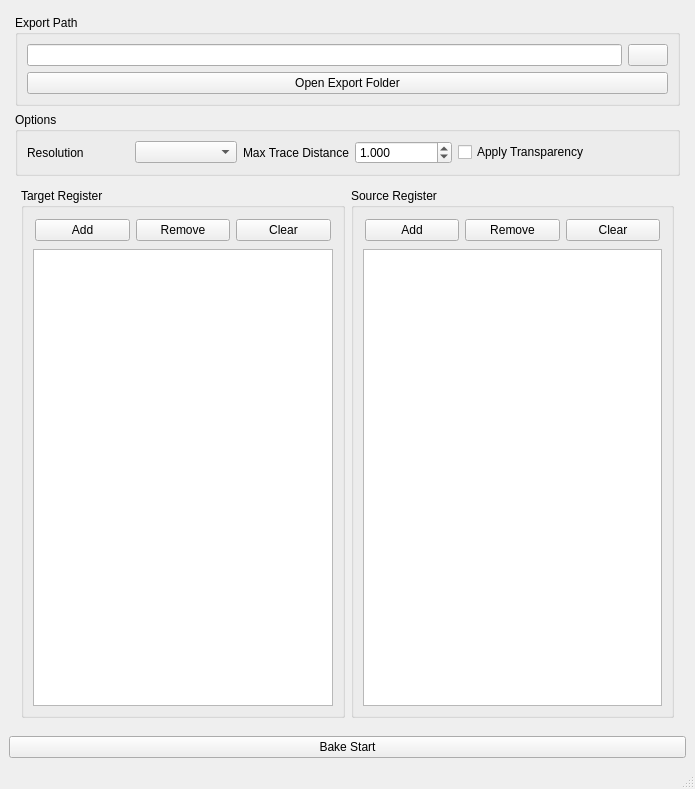
<?xml version="1.0" encoding="UTF-8"?>
<ui version="4.0">
 <class>MainWindow</class>
 <widget class="QMainWindow" name="MainWindow">
  <property name="geometry">
   <rect>
    <x>0</x>
    <y>0</y>
    <width>695</width>
    <height>789</height>
   </rect>
  </property>
  <property name="windowTitle">
   <string>MainWindow</string>
  </property>
  <widget class="QWidget" name="centralwidget">
   <layout class="QGridLayout" name="gridLayout_4">
    <item row="0" column="0">
     <layout class="QVBoxLayout" name="verticalLayout">
      <property name="leftMargin">
       <number>6</number>
      </property>
      <property name="topMargin">
       <number>6</number>
      </property>
      <property name="rightMargin">
       <number>6</number>
      </property>
      <property name="bottomMargin">
       <number>6</number>
      </property>
      <item>
       <widget class="QGroupBox" name="groupBox">
        <property name="title">
         <string>Export Path</string>
        </property>
        <layout class="QGridLayout" name="gridLayout">
         <item row="0" column="0">
          <layout class="QHBoxLayout" name="horizontalLayout">
           <item>
            <widget class="QLineEdit" name="exportPathlineEdit"/>
           </item>
           <item>
            <widget class="QPushButton" name="setExportPathPushButton">
             <property name="text">
              <string/>
             </property>
            </widget>
           </item>
          </layout>
         </item>
         <item row="1" column="0">
          <widget class="QPushButton" name="openExportFolderpushButton">
           <property name="text">
            <string>Open Export Folder</string>
           </property>
          </widget>
         </item>
        </layout>
       </widget>
      </item>
      <item>
       <widget class="QGroupBox" name="groupBox_4">
        <property name="title">
         <string>Options</string>
        </property>
        <layout class="QGridLayout" name="gridLayout_5">
         <item row="0" column="0">
          <layout class="QHBoxLayout" name="horizontalLayout_3">
           <item>
            <widget class="QLabel" name="label">
             <property name="text">
              <string>Resolution</string>
             </property>
            </widget>
           </item>
           <item>
            <widget class="QComboBox" name="exportResolutionComboBox"/>
           </item>
          </layout>
         </item>
         <item row="0" column="1">
          <layout class="QHBoxLayout" name="horizontalLayout_4">
           <item>
            <widget class="QLabel" name="label_2">
             <property name="text">
              <string>Max Trace Distance</string>
             </property>
            </widget>
           </item>
           <item>
            <widget class="QDoubleSpinBox" name="maxTraceDistanceDoubleSpinBox">
             <property name="decimals">
              <number>3</number>
             </property>
             <property name="minimum">
              <double>0.001000000000000</double>
             </property>
             <property name="maximum">
              <double>2.000000000000000</double>
             </property>
             <property name="singleStep">
              <double>0.001000000000000</double>
             </property>
             <property name="value">
              <double>1.000000000000000</double>
             </property>
            </widget>
           </item>
          </layout>
         </item>
         <item row="0" column="2">
          <widget class="QCheckBox" name="checkBox">
           <property name="text">
            <string>Apply Transparency</string>
           </property>
          </widget>
         </item>
        </layout>
       </widget>
      </item>
      <item>
       <layout class="QHBoxLayout" name="horizontalLayout_2">
        <property name="leftMargin">
         <number>6</number>
        </property>
        <property name="topMargin">
         <number>6</number>
        </property>
        <property name="rightMargin">
         <number>6</number>
        </property>
        <property name="bottomMargin">
         <number>6</number>
        </property>
        <item>
         <widget class="QGroupBox" name="groupBox_2">
          <property name="title">
           <string>Target Register</string>
          </property>
          <layout class="QGridLayout" name="gridLayout_2">
           <item row="0" column="0">
            <layout class="QHBoxLayout" name="horizontalLayout_7">
             <property name="leftMargin">
              <number>2</number>
             </property>
             <property name="topMargin">
              <number>2</number>
             </property>
             <property name="rightMargin">
              <number>2</number>
             </property>
             <property name="bottomMargin">
              <number>2</number>
             </property>
             <item>
              <widget class="QPushButton" name="targetRegisterAddPushButton">
               <property name="maximumSize">
                <size>
                 <width>16777215</width>
                 <height>16777215</height>
                </size>
               </property>
               <property name="text">
                <string>Add</string>
               </property>
              </widget>
             </item>
             <item>
              <widget class="QPushButton" name="targetRegisterRemovePushButton">
               <property name="text">
                <string>Remove</string>
               </property>
              </widget>
             </item>
             <item>
              <widget class="QPushButton" name="targetRegisterClearPushButton">
               <property name="enabled">
                <bool>true</bool>
               </property>
               <property name="maximumSize">
                <size>
                 <width>16777215</width>
                 <height>16777215</height>
                </size>
               </property>
               <property name="text">
                <string>Clear</string>
               </property>
              </widget>
             </item>
            </layout>
           </item>
           <item row="1" column="0">
            <widget class="QListWidget" name="targetRegisterListWidget">
             <property name="selectionMode">
              <enum>QAbstractItemView::ExtendedSelection</enum>
             </property>
            </widget>
           </item>
          </layout>
         </widget>
        </item>
        <item>
         <widget class="QGroupBox" name="groupBox_3">
          <property name="title">
           <string>Source Register</string>
          </property>
          <layout class="QGridLayout" name="gridLayout_3">
           <item row="1" column="0">
            <widget class="QListWidget" name="sourceRegisterListWidget">
             <property name="selectionMode">
              <enum>QAbstractItemView::ExtendedSelection</enum>
             </property>
            </widget>
           </item>
           <item row="0" column="0">
            <layout class="QHBoxLayout" name="horizontalLayout_8">
             <property name="leftMargin">
              <number>2</number>
             </property>
             <property name="topMargin">
              <number>2</number>
             </property>
             <property name="rightMargin">
              <number>2</number>
             </property>
             <property name="bottomMargin">
              <number>2</number>
             </property>
             <item>
              <widget class="QPushButton" name="sourceRegisterAddPushButton">
               <property name="maximumSize">
                <size>
                 <width>16777215</width>
                 <height>16777215</height>
                </size>
               </property>
               <property name="text">
                <string>Add</string>
               </property>
              </widget>
             </item>
             <item>
              <widget class="QPushButton" name="sourceRegisterRemovePushButton">
               <property name="text">
                <string>Remove</string>
               </property>
              </widget>
             </item>
             <item>
              <widget class="QPushButton" name="sourceRegisterClearPushButton">
               <property name="enabled">
                <bool>true</bool>
               </property>
               <property name="maximumSize">
                <size>
                 <width>16777215</width>
                 <height>16777215</height>
                </size>
               </property>
               <property name="text">
                <string>Clear</string>
               </property>
              </widget>
             </item>
            </layout>
           </item>
          </layout>
         </widget>
        </item>
       </layout>
      </item>
     </layout>
    </item>
    <item row="1" column="0">
     <widget class="QPushButton" name="bakeStartPushButton">
      <property name="minimumSize">
       <size>
        <width>0</width>
        <height>0</height>
       </size>
      </property>
      <property name="text">
       <string>Bake Start</string>
      </property>
     </widget>
    </item>
   </layout>
  </widget>
  <widget class="QMenuBar" name="menubar">
   <property name="geometry">
    <rect>
     <x>0</x>
     <y>0</y>
     <width>695</width>
     <height>26</height>
    </rect>
   </property>
  </widget>
  <widget class="QStatusBar" name="statusbar"/>
 </widget>
 <resources/>
 <connections/>
</ui>
